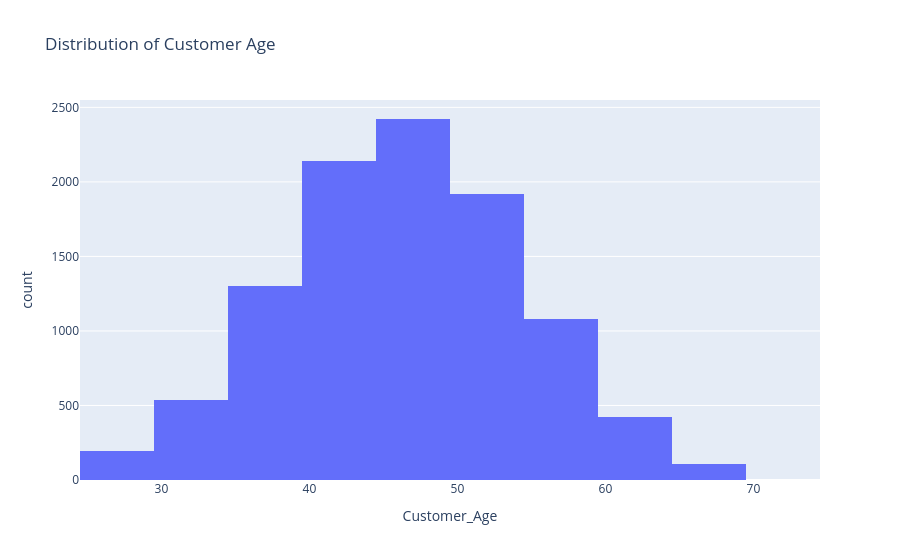

The code cell stored with this chart in its notebook:
### Markdown cell above
## Age Distribution and Customer Age Groups vs Customer Count and Churn Percentage

### Code cell
import plotly.express as px

px.histogram(
    Bank_Churners_df,
    x="Customer_Age",
    nbins=20,
    title="Distribution of Customer Age",
    color_discrete_sequence=["#636EFA"]
)

### Figure 1 — Plotly figure (JSON) as saved in the notebook; plotly's stock layout.template omitted (floating-point values rounded to 4 significant figures; data arrays with more than 128 entries replaced by an {"elided": "..."} marker saying what was removed)
{"data": [{"bingroup": "x", "hovertemplate": "Customer_Age=%{x}<br>count=%{y}<extra></extra>", "legendgroup": "", "marker": {"color": "#636EFA", "pattern": {"shape": ""}}, "name": "", "nbinsx": 20, "orientation": "v", "showlegend": false, "type": "histogram", "x": {"elided": "10127 int values"}, "xaxis": "x", "yaxis": "y"}], "layout": {"barmode": "relative", "legend": {"tracegroupgap": 0}, "title": {"text": "Distribution of Customer Age"}, "xaxis": {"anchor": "y", "domain": [0, 1], "title": {"text": "Customer_Age"}}, "yaxis": {"anchor": "x", "domain": [0, 1], "title": {"text": "count"}}}}
